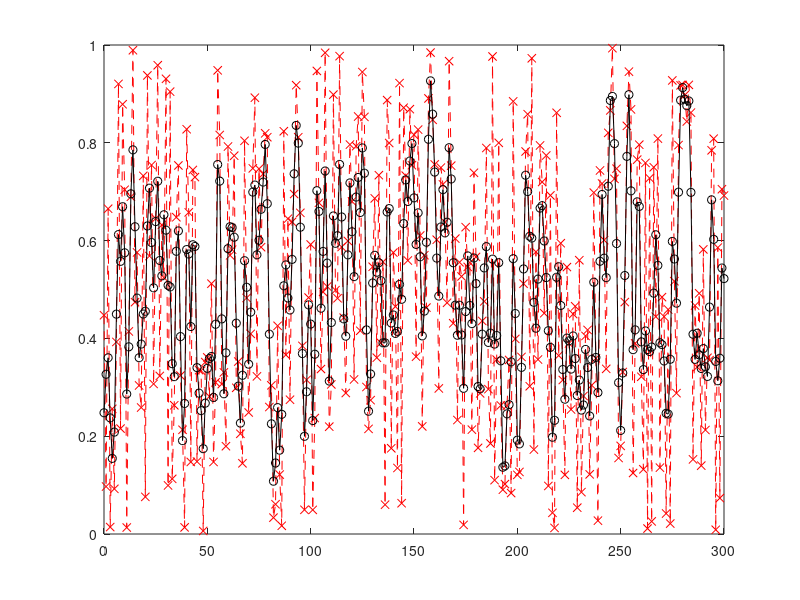

Recreate this plot in MATLAB.
x=(0:300);
y=rand(1,301);
z=[];
for i = 1:301
    if i==1
       z(i)=0.5*y(i)+0.25*y(i+1);
    elseif i==301
         z(i)=0.25*y(i-1)+0.5*y(i);
    else
        z(i)=0.25*y(i-1)+0.5*y(i)+0.25*y(i+1);
    end
    
        
end
plot(x,y,'--xr');
hold on;
plot(x,z,'-ok');